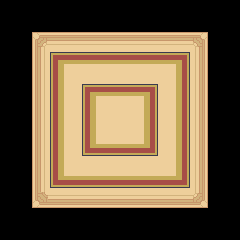

Rendered tile map (Tiled .tmx) drawn with the repository's tilesets; below, a short description and the full map source, tile grids included:
An orthogonal 15x15 tile map with 16x16 px tiles, 3 tile layers (Floor, Walls, Carpet), 3 tilesets.

<map version="1.8" tiledversion="1.8.4" orientation="orthogonal" renderorder="right-down" width="15" height="15" tilewidth="16" tileheight="16" infinite="0" nextlayerid="4" nextobjectid="1">
 <tileset firstgid="1" source="Jeu de tuiles/Dojo/TilesetInteriorFloor.tsx" />
 <tileset firstgid="375" source="Jeu de tuiles/Dojo/Interiors_free_16x16.tsx" />
 <tileset firstgid="1799" source="Jeu de tuiles/Dojo/TilesetInterior.tsx" />
 <layer id="1" name="Floor" width="15" height="15">
  <data encoding="csv">
0,0,0,0,0,0,0,0,0,0,0,0,0,0,0,
0,0,0,0,0,0,0,0,0,0,0,0,0,0,0,
0,0,12,13,13,13,13,13,13,13,13,13,14,0,0,
0,0,34,35,35,35,35,35,35,35,35,35,36,0,0,
0,0,34,35,35,35,35,35,35,35,35,35,36,0,0,
0,0,34,35,35,35,35,35,35,35,35,35,36,0,0,
0,0,34,35,35,35,35,35,35,35,35,35,36,0,0,
0,0,34,35,35,35,35,35,35,35,35,35,36,0,0,
0,0,34,35,35,35,35,35,35,35,35,35,36,0,0,
0,0,34,35,35,35,35,35,35,35,35,35,36,0,0,
0,0,34,35,35,35,35,35,35,35,35,35,36,0,0,
0,0,34,35,35,35,35,35,35,35,35,35,36,0,0,
0,0,82,57,57,57,57,57,57,57,57,57,58,0,0,
0,0,0,0,0,0,0,0,0,0,0,0,0,0,0,
0,0,0,0,0,0,0,0,0,0,0,0,0,0,0
</data>
 </layer>
 <layer id="3" name="Walls" width="15" height="15">
  <data encoding="csv">
0,0,0,0,0,0,0,0,0,0,0,0,0,0,0,
0,0,0,0,0,0,0,0,0,0,0,0,0,0,0,
0,0,0,0,0,0,0,0,0,0,0,0,0,0,0,
0,0,0,0,0,0,0,0,0,0,0,0,0,0,0,
0,0,0,0,0,0,0,0,0,0,0,0,0,0,0,
0,0,0,0,0,0,0,0,0,0,0,0,0,0,0,
0,0,0,0,0,0,0,0,0,0,0,0,0,0,0,
0,0,0,0,0,0,0,0,0,0,0,0,0,0,0,
0,0,0,0,0,0,0,0,0,0,0,0,0,0,0,
0,0,0,0,0,0,0,0,0,0,0,0,0,0,0,
0,0,0,0,0,0,0,0,0,0,0,0,0,0,0,
0,0,0,0,0,0,0,0,0,0,0,0,0,0,0,
0,0,0,0,0,0,0,0,0,0,0,0,0,0,0,
0,0,0,0,0,0,0,0,0,0,0,0,0,0,0,
0,0,0,0,0,0,0,0,0,0,0,0,0,0,0
</data>
 </layer>
 <layer id="2" name="Carpet" width="15" height="15">
  <data encoding="csv">
0,0,0,0,0,0,0,0,0,0,0,0,0,0,0,
0,0,0,0,0,0,0,0,0,0,0,0,0,0,0,
0,0,0,0,0,0,0,0,0,0,0,0,0,0,0,
0,0,0,622,623,623,623,623,623,623,623,625,0,0,0,
0,0,0,638,0,0,0,0,0,0,0,641,0,0,0,
0,0,0,638,0,622,623,623,623,625,0,641,0,0,0,
0,0,0,638,0,638,0,0,0,641,0,641,0,0,0,
0,0,0,638,0,638,0,0,0,641,0,641,0,0,0,
0,0,0,638,0,638,0,0,0,641,0,641,0,0,0,
0,0,0,638,0,654,656,656,656,657,0,641,0,0,0,
0,0,0,638,0,0,0,0,0,0,0,641,0,0,0,
0,0,0,654,656,656,656,656,656,656,656,657,0,0,0,
0,0,0,0,0,0,0,0,0,0,0,0,0,0,0,
0,0,0,0,0,0,0,0,0,0,0,0,0,0,0,
0,0,0,0,0,0,0,0,0,0,0,0,0,0,0
</data>
 </layer>
</map>
